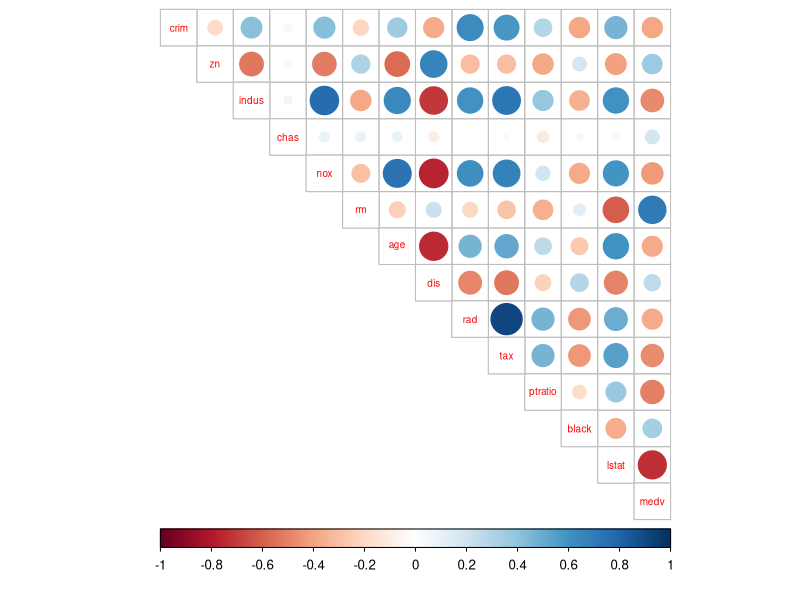
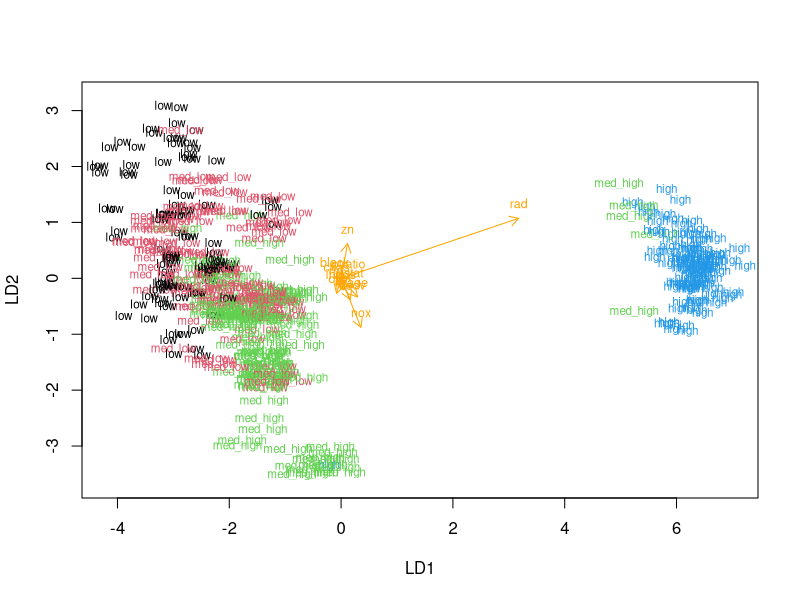

R code for these plots, in order:
## ---- chunk 1
# load packages
library(dplyr)
library(ggplot2)
library(GGally)
library(tidyr)
library(corrplot)
## ---- chunk 2
# access the MASS package
library(MASS)

# load the data
data("Boston")

# explore the dataset
str(Boston)
dim (Boston)
## ---- chunk 3
#Summaries
summary(Boston)

# calculate the correlation matrix and round it
cor_matrix<-cor(Boston)
cor_matrix<-cor(Boston)%>% round(digits = 2)

# print the correlation matrix
cor_matrix

# visualize the correlation matrix
corrplot(cor_matrix, method="circle", type="upper", cl.pos="b", tl.pos="d", tl.cex = 0.6)

## ---- chunk 4
# center and standardize variables
boston_scaled <- scale(Boston)

# summaries of the scaled variables
summary(boston_scaled)

# class of the boston_scaled object
class(boston_scaled)

# change the object to data frame
boston_scaled<-as.data.frame(boston_scaled)

# summary of the scaled crime rate
summary(boston_scaled$crim)

# create a quantile vector of crim and print it
bins <- quantile(boston_scaled$crim)
bins

# create a categorical variable 'crime'
crime <- cut(boston_scaled$crim, breaks = bins, include.lowest = TRUE, labels = c("low", "med_low", "med_high", "high"))

# look at the table of the new factor crime
table(crime)

# remove original crim from the dataset
boston_scaled <- dplyr::select(boston_scaled, -crim)

# add the new categorical value to scaled data
boston_scaled <- data.frame(boston_scaled, crime)

# number of rows in the Boston dataset 
n <- nrow(boston_scaled)

# choose randomly 80% of the rows
ind <- sample(n,  size = n * 0.8)

# create train set
train <- boston_scaled[ind,]

# create test set 
test <- boston_scaled[-ind,]

## ---- chunk 5
lda.fit <- lda(crime ~ ., data = train)

# print the lda.fit object
lda.fit

# the function for lda biplot arrows
lda.arrows <- function(x, myscale = 1, arrow_heads = 0.1, color = "orange", tex = 0.75, choices = c(1,2)){
  heads <- coef(x)
  arrows(x0 = 0, y0 = 0, 
         x1 = myscale * heads[,choices[1]], 
         y1 = myscale * heads[,choices[2]], col=color, length = arrow_heads)
  text(myscale * heads[,choices], labels = row.names(heads), 
       cex = tex, col=color, pos=3)
}

# target classes as numeric
classes <- as.numeric(train$crime)

# plot the lda results
plot(lda.fit, dimen = 2, col = classes, pch = classes)
lda.arrows(lda.fit, myscale = 1)
## ---- chunk 6
# save the correct classes from test data
correct_classes <- test$crime

# remove the crime variable from test data
test <- dplyr::select(test, -crime)

# predict classes with test data
lda.pred <- predict(lda.fit, newdata = test)

# cross tabulate the results
table(correct = correct_classes, predicted = lda.pred$class)
